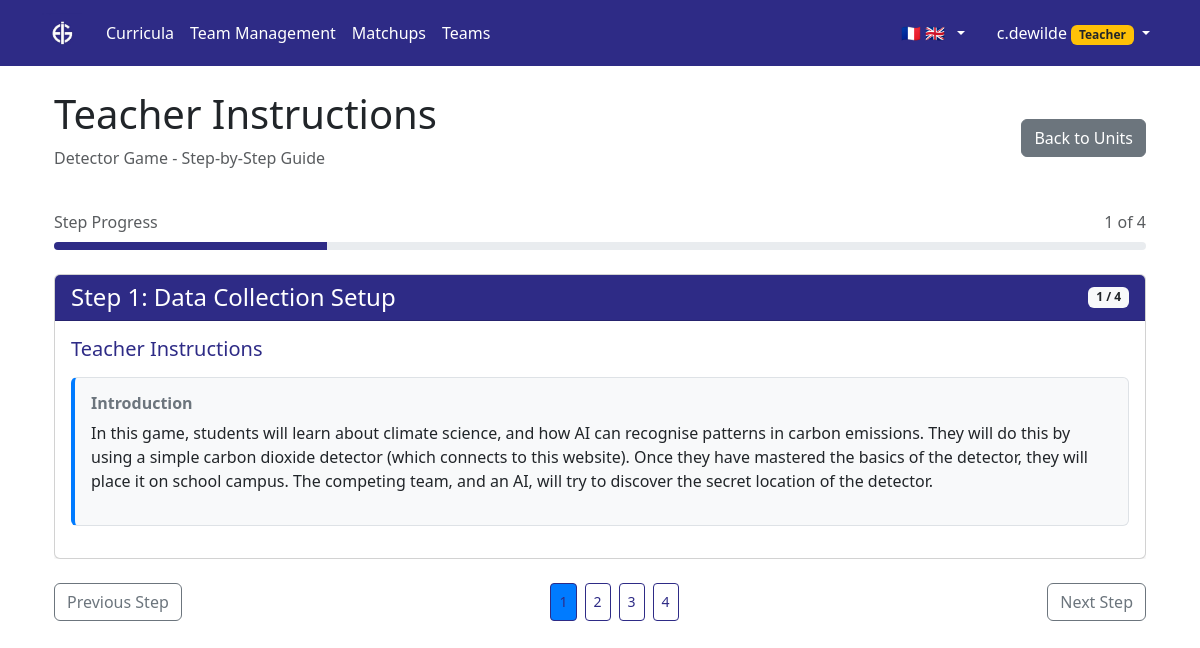
Screenshot of /aigames/games/3/teacher-instructions/ (signed in) with the database file from the repository.
### aigames/models.py (models this page shows, shortened)
class AiGame(models.Model):
    title = models.CharField(max_length=255)
    description = models.TextField(blank=True)
    created_at = models.DateTimeField(auto_now_add=True)
    updated_at = models.DateTimeField(auto_now=True)
    class Meta:
        ordering = ['title']

class GameStep(models.Model):
    ai_game = models.ForeignKey(AiGame, on_delete=models.CASCADE, related_name='steps')
    step_number = models.PositiveIntegerField(help_text="Sequential step number (1, 2, 3...)")
    title = models.CharField(max_length=255, help_text="Title of this step")
    description = models.TextField(blank=True, help_text="Brief description of what happens in this step")
    url_pattern = models.CharField(max_length=500, default='placeholder:step', help_text="URL pattern for this step (e.g., 'phoneme_density:step1_analysis')")
    estimated_duration_minutes = models.PositiveIntegerField(default=1, help_text="Estimated time to complete this step in minutes")
    requires_validation = models.BooleanField(default=False, help_text="Whether this step requires teacher validation before students can proceed")
    is_active = models.BooleanField(default=True)
    created_at = models.DateTimeField(auto_now_add=True)
    updated_at = models.DateTimeField(auto_now=True)
    class Meta:
        ordering = ['ai_game', 'step_number']
        unique_together = ['ai_game', 'step_number']

class InstructionStep(models.Model):
    ROLE_CHOICES = [
        ('student', 'Student'),
        ('teacher', 'Teacher'),
    ]
    game_step = models.ForeignKey(GameStep, on_delete=models.CASCADE, related_name='instruction_steps')
    title = models.CharField(max_length=255, help_text="Title of this instruction")
    content = models.TextField(help_text="The instruction content")
    role = models.CharField(max_length=10, choices=ROLE_CHOICES,
                           help_text="Which role this instruction is for (student or teacher)")
    next_instruction = models.ForeignKey('self', on_delete=models.SET_NULL, null=True, blank=True,
                                       related_name='previous_instruction',
                                       help_text="Next instruction in the sequence")
    is_active = models.BooleanField(default=True, help_text="Whether this instruction is currently visible")
    created_at = models.DateTimeField(auto_now_add=True)
    updated_at = models.DateTimeField(auto_now=True)
    created_by = models.ForeignKey(User, on_delete=models.SET_NULL, null=True, blank=True,
                                   related_name='created_instruction_steps')
    class Meta:
        ordering = ['game_step', 'role', 'id']  # Order by game step, role, then creation order

### aigames/views.py (the view, shortened to what this page needs)
# urls.py: path('games/<int:game_id>/teacher-instructions/', views.teacher_game_instructions, name='teacher_game_instructions'),
@login_required
@user_passes_test(can_create_teams)
def teacher_game_instructions(request, game_id):
    game = get_object_or_404(AiGame, id=game_id)
    user_school = request.user.profile.school
    is_admin = request.user.profile.role == 'admin'
    from syllabus.models import Unit
    unit = Unit.objects.filter(ai_game=game).first()
    school_teams = Team.objects.filter(school=user_school, is_active=True)
    existing_matchups = GameMatchup.objects.filter(
        ai_game=game,
        school=user_school
    ).order_by('-created_at')[:5]
    game_steps_data = []
    game_steps = GameStep.objects.filter(ai_game=game).order_by('step_number')
    for step in game_steps:
        teacher_instructions = step.instruction_steps.filter(
            role='teacher',
            is_active=True
        ).order_by('id')
        game_steps_data.append({
            'step': step,
            'teacher_instructions': teacher_instructions
        })
    context = {
        'game': game,
        'unit': unit,  # Add unit to context
        'user_school': user_school,
        'school_teams': school_teams,
        'existing_matchups': existing_matchups,
        'game_steps': game_steps_data,
        'is_admin': is_admin,
    }
    return render(request, 'aigames/teacher_game_instructions.html', context)

### aigames/models.py (called while the page is built)
    @property
    def logo_url(self):
        if self.logo:
            return self.logo.url
        return None

    @property
    def can_create_teams(self):
        return self.role in ['teacher', 'admin']

    @property
    def can_create_games(self):
        return self.role == 'admin'

    @property
    def can_modify_syllabus(self):
        return self.role == 'admin'

### aigames/views.py (called while the page is built)
def can_create_teams(user):
    if not user.is_authenticated:
        return False
    try:
        return user.profile.can_create_teams
    except UserProfile.DoesNotExist:
        return False

### aigames/templates/aigames/teacher_game_instructions.html (shortened to what this page needs)
{% extends 'syllabus/base.html' %}
{% block content %}
<div class="container mt-4">
    <div class="row">
        <div class="col-12">
            <div class="d-flex justify-content-between align-items-center mb-4">
                <div>
                    <h1> Teacher Instructions</h1>
                    <p class="text-muted">{{ game.title }} - Step-by-Step Guide</p>
                </div>
                <div class="d-flex gap-2">
                    <a href="{% if unit %}{% url 'unit_list' unit.syllabus.id %}{% else %}/syllabus/curricula/{% endif %}" class="btn btn-secondary">
                         {% if unit %}Back to Units{% else %}Back to Curricula{% endif %}
                    </a>
                </div>
            </div>
            <div class="mb-4">
                <div class="d-flex justify-content-between align-items-center mb-2">
                    <span class="text-muted">Step Progress</span>
                    <span class="text-muted" id="step-counter">1 of {{ game_steps|length }}</span>
                </div>
                <div class="progress" style="height: 8px;">
                    <div class="progress-bar bg-primary" role="progressbar" id="progress-bar" style="width: 0%"></div>
                </div>
            </div>
            <div id="instructionsCarousel" class="carousel slide" data-bs-ride="false">
                <div class="carousel-inner">
                    {% for step_data in game_steps %}
                        <div class="carousel-item {% if forloop.first %}active{% endif %}">
                            <div class="card shadow-sm">
                                <div class="card-header bg-primary text-white">
                                    <div class="d-flex justify-content-between align-items-center">
                                        <h4 class="mb-0">
                                            Step {{ step_data.step.step_number }}: {{ step_data.step.title|default:"Untitled Step" }}
                                        </h4>
                                        <span class="badge bg-light text-dark">{{ forloop.counter }} / {{ game_steps|length }}</span>
                                    </div>
                                </div>
                                <div class="card-body">
                                    {% if step_data.teacher_instructions %}
                                        <div class="row">
                                            <div class="col-md-12">
                                                <div class="d-flex justify-content-between align-items-center mb-3">
                                                    <h5 class="text-primary mb-0">
                                                         Teacher Instructions
                                                    </h5>
                                                </div>
                                                {% for instruction in step_data.teacher_instructions %}
                                                    <div class="instruction-card mb-3 p-3 border rounded">
                                                        <div class="d-flex justify-content-between align-items-start">
                                                            <div class="flex-grow-1">
                                                                <h6 class="fw-bold text-secondary">{{ instruction.title }}</h6>
                                                                <div class="instruction-content">
                                                                    {{ instruction.content|linebreaks }}
                                                                </div>
                                                            </div>
                                                        </div>
                                                    </div>
                                                {% endfor %}
                                            </div>
                                        </div>
                                    {% endif %}
                                </div>
                            </div>
                        </div>
                    {% endfor %}
                </div>
                <div class="d-flex justify-content-between mt-4">
                    <button class="btn btn-outline-secondary" type="button" data-bs-target="#instructionsCarousel" data-bs-slide="prev" id="prevBtn">
                         Previous Step
                    </button>
                    <div class="d-flex gap-2">
                        {% for step_data in game_steps %}
                            <button type="button" class="btn btn-sm btn-outline-primary step-indicator {% if forloop.first %}active{% endif %}"
                                    data-bs-target="#instructionsCarousel" data-bs-slide-to="{{ forloop.counter0 }}"
                                    title="Step {{ step_data.step.step_number }}">
                                {{ step_data.step.step_number }}
                            </button>
                        {% endfor %}
                    </div>
                    <button class="btn btn-outline-secondary" type="button" data-bs-target="#instructionsCarousel" data-bs-slide="next" id="nextBtn">
                        Next Step
                    </button>
                </div>
            </div>
        </div>
    </div>
</div>
{% endblock %}

### syllabus/templates/syllabus/base.html (shortened to what this page needs)
{% load static %}
<!DOCTYPE html>
<html>
<head>
    <link href="{% static 'syllabus/css/bootstrap.min.css' %}" rel="stylesheet">
</head>
<body>
    {% block navbar %}
    <nav class="navbar navbar-expand-lg navbar-dark bg-primary">
        <div class="container">
            {% if user.is_authenticated %}
                <a class="navbar-brand d-flex align-items-center" href="{% if user_role == 'student' %}{% url 'aigames:student_dashboard' %}{% else %}{% url 'curriculum_list' %}{% endif %}">
                    {% if school_logo %}
                        <img src="{{ school_logo }}" alt="{{ school_name }} Logo" height="40">
                    {% else %}
                        📚 Aiducator
                    {% endif %}
                </a>
            {% else %}
                <a class="navbar-brand" href="{% url 'landing_page' %}">📚 Aiducator</a>
            {% endif %}
            <div class="collapse navbar-collapse" id="navbarNav">
                {% if user.is_authenticated %}
                    <ul class="navbar-nav me-auto">
                        {% if user_role == 'student' %}
                            <li class="nav-item">
                                <a class="nav-link" href="{% url 'aigames:student_dashboard' %}">
                                    <i class="bi bi-house-door"></i> My Games
                                </a>
                            </li>
                        {% else %}
                            <li class="nav-item">
                                <a class="nav-link" href="{% url 'curriculum_list' %}">
                                     Curricula
                                </a>
                            </li>
                            <li class="nav-item">
                                <a class="nav-link" href="{% url 'aigames:team_management_dashboard' %}">
                                     Team Management
                                </a>
                            </li>
                            <li class="nav-item">
                                <a class="nav-link" href="{% url 'aigames:game_matchups_list' %}">
                                     Matchups
                                </a>
                            </li>
                            <li class="nav-item">
                                <a class="nav-link" href="{% url 'aigames:list_teams' %}">
                                     Teams
                                </a>
                            </li>
                        {% endif %}
                    </ul>
                {% endif %}
                <ul class="navbar-nav">
                    {% if user.is_authenticated %}
                        <li class="nav-item dropdown me-3">
                            <a class="nav-link dropdown-toggle d-flex align-items-center" href="#" id="languageDropdown" role="button" data-bs-toggle="dropdown" aria-expanded="false">
                                <span class="me-1">🇫🇷</span>
                                <span class="me-1">🇬🇧</span>
                            </a>
                        </li>
                        <li class="nav-item dropdown">
                            <a class="nav-link dropdown-toggle" href="#" id="navbarDropdown" role="button" data-bs-toggle="dropdown">
                                {{ user.username }}
                                {% if user_role == 'admin' %}
                                    <span class="badge bg-danger">Admin</span>
                                {% elif user_role == 'teacher' %}
                                    <span class="badge bg-warning text-dark">Teacher</span>
                                {% elif user_role == 'student' %}
                                    <span class="badge bg-info">Student</span>
                                {% else %}
                                    <span class="badge bg-secondary">User</span>
                                {% endif %}
                            </a>
                        </li>
                    {% else %}
                        <li class="nav-item">
                            <a class="nav-link" href="/accounts/login/">Login</a>
                        </li>
                    {% endif %}
                </ul>
            </div>
        </div>
    </nav>
    {% endblock %}
    <div class="container mt-4">
        {% block content %}{% endblock %}
    </div>
</body>
</html>

### aigames/templates/aigames/teacher_game_instructions.html (style rules this page uses)
.instruction-card { background-color: #f8f9fa; border-left: 4px solid #007bff !important; }
.step-indicator.active { background-color: #007bff; color: white; border-color: #007bff; }
.carousel-item { transition: transform 0.3s ease-in-out; }
.progress { border-radius: 10px; }
.progress-bar { transition: width 0.3s ease; }

### rows the page displays
AiGame: title "Detector Game"
GameStep: step.step_number "1", step "Data Collection Setup", game_steps "4"
InstructionStep: title "Introduction", content "In this game, students will learn about climate science, and how AI can recognise patterns in carbon emissions. They will do this by using a simple carbon dioxide detector (which connects to this website). Once they have mastered the basics of the detector, they will place it on school campus. The competing team, and an AI, will try to discover the secret location of the detector."
GameStep: step.step_number "2"
GameStep: step.step_number "3"
GameStep: step.step_number "4"

### other values shown
{{ user.username }} "c.dewilde"
{{ game_steps|length }} "4"
